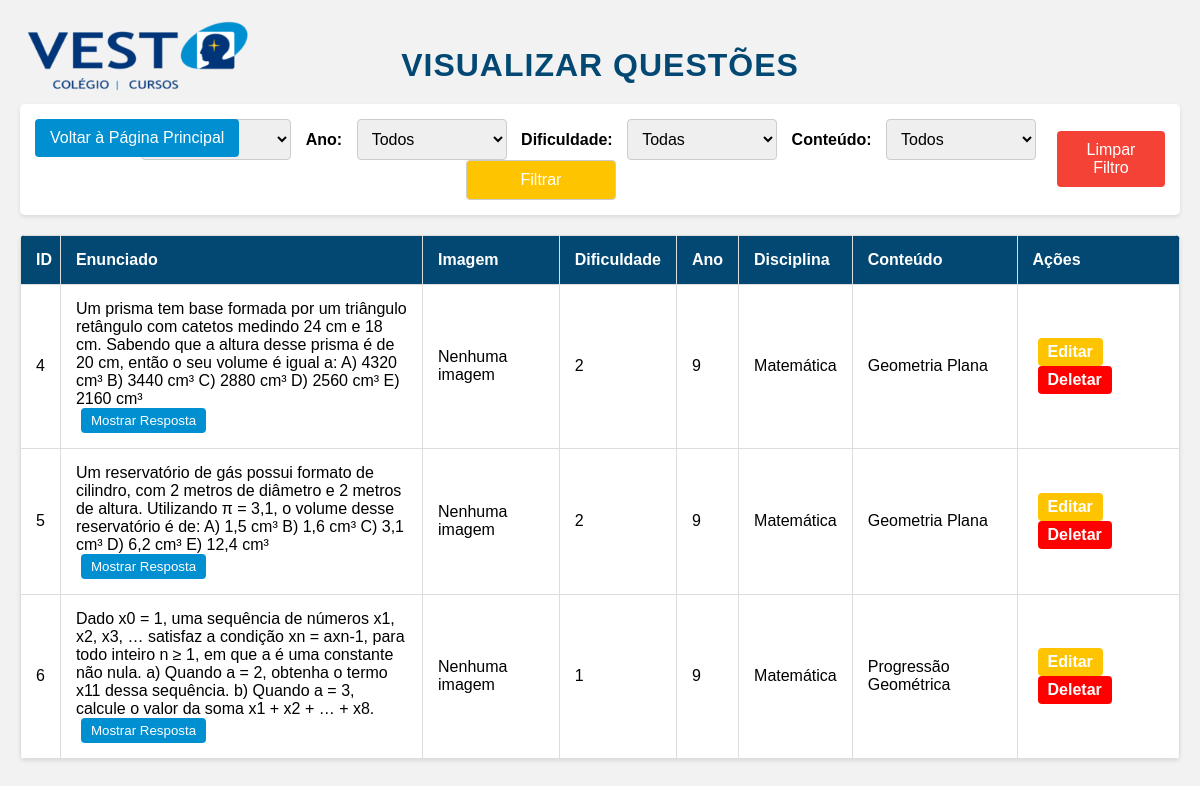
The app's page /view_questions?ano=9 (signed in) with its own data.
### tables this page shows
CREATE TABLE questions (
            id INTEGER PRIMARY KEY AUTOINCREMENT,
            enunciado TEXT NOT NULL,
            imagem TEXT,
            ano INTEGER NOT NULL CHECK(ano BETWEEN 1 AND 12),
            dificuldade INTEGER NOT NULL CHECK(dificuldade IN (1, 2, 3)),
            disciplina TEXT NOT NULL,
            conteudo TEXT NOT NULL,
            gabarito TEXT NOT NULL
        );

### app.py (the view)
@app.route('/view_questions')
def view_questions():
    if 'username' not in session:
        return redirect(url_for('login'))
    con = sqlite3.connect(DATABASE)
    cur = con.cursor()
    cur.execute('SELECT DISTINCT disciplina FROM questions')
    disciplinas = cur.fetchall()
    cur.execute('SELECT DISTINCT ano FROM questions ORDER BY ano')
    anos = cur.fetchall()
    cur.execute('SELECT DISTINCT dificuldade FROM questions ORDER BY dificuldade')
    dificuldades = cur.fetchall()
    disciplina = request.args.get('disciplina')
    ano = request.args.get('ano')
    dificuldade = request.args.get('dificuldade')
    conteudo = request.args.get('conteudo')
    query = 'SELECT DISTINCT conteudo FROM questions WHERE 1=1'
    params = []
    if disciplina:
        query += ' AND disciplina = ?'
        params.append(disciplina)
    if ano:
        query += ' AND ano = ?'
        params.append(ano)
    if dificuldade:
        query += ' AND dificuldade = ?'
        params.append(dificuldade)
    cur.execute(query, params)
    conteudos = cur.fetchall()
    if request.headers.get('X-Requested-With') == 'XMLHttpRequest':
        return jsonify(
            conteudos=[cont[0] for cont in conteudos],
            anos=[year[0] for year in anos],
            dificuldades=[dif[0] for dif in dificuldades]
        )
    query = 'SELECT * FROM questions WHERE 1=1'
    params = []
    if disciplina:
        query += ' AND disciplina = ?'
        params.append(disciplina)
    if ano:
        query += ' AND ano = ?'
        params.append(ano)
    if dificuldade:
        query += ' AND dificuldade = ?'
        params.append(dificuldade)
    if conteudo:
        query += ' AND conteudo = ?'
        params.append(conteudo)
    cur.execute(query, params)
    questions = cur.fetchall()
    con.close()
    return render_template('view_questions.html', questions=questions, disciplinas=disciplinas, anos=anos, dificuldades=dificuldades, conteudos=conteudos, selected_disciplina=disciplina, selected_ano=ano, selected_dificuldade=dificuldade, selected_conteudo=conteudo)

### templates/view_questions.html (shortened to what this page needs)
<!DOCTYPE html>
<html lang="pt-BR">
<head>
</head>
<body>
    <img src="static/uploads/logo.png" alt="logo" class="logo">
    <h2>Visualizar Questões</h2>
    <div class="filter-form">
        <a href="{{ url_for('index') }}" class="voltar">Voltar à Página Principal</a>
        <form action="{{ url_for('view_questions') }}" method="GET">
            <label for="disciplina">Disciplina:</label>
            <label for="ano">Ano:</label>
            <select id="ano" name="ano" onchange="updateFilters()">
                <option value="">Todos</option>
            </select>
            <label for="dificuldade">Dificuldade:</label>
            <select id="dificuldade" name="dificuldade" onchange="updateFilters()">
                <option value="">Todas</option>
            </select>
            <label for="conteudo">Conteúdo:</label>
            <select id="conteudo" name="conteudo">
                <option value="">Todos</option>
            </select>
            <input type="submit" value="Filtrar">
        </form>
        <button class="clear-filters" onclick="window.location.href='{{ url_for('view_questions') }}'">Limpar Filtro</button>
    </div>
    <div class="table-container">
        <table>
            <tr>
                <th class="id-col">ID</th>
                <th class="enunciado">Enunciado</th>
                <th>Imagem</th>
                <th class="small">Dificuldade</th>
                <th class="small">Ano</th>
                <th class="small">Disciplina</th>
                <th class="small">Conteúdo</th>
                <th>Ações</th>
            </tr>
            {% for question in questions %}
            <tr>
                <td>{{ question[0] }}</td>
                <td class="enunciado">
                    {{ question[1] | safe }}
                    <br>
                    <button class="mostrar-resposta" onclick="mostrarGabarito(this, 'gabarito-{{ question[0] }}')">Mostrar Resposta</button>
                </td>
                <td>
                    {% if question[2] %}
                        <img src="{{ url_for('static', filename='uploads/' + question[2].split('/')[-1]) }}" alt="Imagem da questão">
                    {% else %}
                        Nenhuma imagem
                    {% endif %}
                </td>
                <td class="small">{{ question[4] }}</td>
                <td class="small">{{ question[3] }}</td>
                <td class="small">{{ question[5] }}</td>
                <td class="small">{{ question[6] }}</td>
                <td>
                    {% if session['role'] == 'editor' %}
                        <a href="{{ url_for('edit_question', id=question[0]) }}"> <strong>Editar</strong> </a>
                        <a href="{{ url_for('delete_question', id=question[0]) }}" class="deletar" onclick="return confirm('Tem certeza que deseja deletar esta questão?');"> <strong>Deletar</strong></a>
                    {% endif %}
                </td>
            </tr>
            {% endfor %}
        </table>
    </div>
</body>
</html>

### templates/view_questions.html (style rules this page uses)
body { font-family: Arial, sans-serif; background-color: #f2f2f2; margin: 0; padding: 20px; position: relative; }
.logo { position: absolute; top: 15px; left: 20px; max-width: 230px; }
h2 { text-align: center; margin-bottom: 20px; color: #024873; text-transform: uppercase; font-size: 2em; letter-spacing: 1px; }
.filter-form { margin-bottom: 20px; text-align: center; background-color: #fff; padding: 15px; border-radius: 5px; box-shadow: 0 2px 4px rgba(0, 0, 0, 0.1); position: relative; display: flex; align-items: center; justify-content: center; }
.filter-form label { margin-right: 10px; font-weight: bold; }
.filter-form select, .filter-form input[type="submit"] { padding: 10px; font-size: 16px; margin-right: 10px; border: 1px solid #ccc; border-radius: 4px; width: 150px; }
.filter-form input[type="submit"] { background-color: #ffc400; color: white; cursor: pointer; transition: background-color 0.3s ease; }
.clear-filters { background-color: #f44336; color: white; border: none; padding: 10px 15px; cursor: pointer; border-radius: 4px; font-size: 16px; transition: background-color 0.3s ease; }
.table-container { max-height: 800px; overflow-y: auto; background-color: #fff; border-radius: 5px; box-shadow: 0 2px 4px rgba(0, 0, 0, 0.1); margin-top: 20px; }
table { width: 100%; border-collapse: collapse; }
th, td { padding: 15px; text-align: left; border: 1px solid #ddd; }
th { background-color: #024873; color: white; }
.id-col { max-width: 1px; }
.enunciado { max-width: 500px; overflow-wrap: break-word; }
td a, .mostrar-resposta { display: inline-block; margin: 0 5px; padding: 5px 10px; text-decoration: none; border-radius: 4px; transition: background-color 0.3s ease; }
td a { background-color: #ffc400; color: white; }
td a.deletar { background-color: red; color: white; }
.mostrar-resposta { background-color: #008FD0; color: white; border: none; padding: 5px 10px; cursor: pointer; transition: background-color 0.3s ease; }
.voltar { position: absolute; left: 15px; top: 15px; padding: 10px 15px; background-color: #008FD0; color: white; text-decoration: none; border-radius: 4px; transition: background-color 0.3s ease; }

### records on screen
questions: id "4", enunciado "Um prisma tem base formada por um triângulo retângulo com catetos medindo 24 cm e 18 cm. Sabendo que a altura desse prisma é de 20 cm, então o seu volume é igual a: A) 4320 cm³ B) 3440 cm³ C) 2880 cm³ D) 2560 cm³ E) 2160 cm³", dificuldade "2", ano "9", disciplina "Matemática", conteudo "Geometria Plana"
questions: id "5", enunciado "Um reservatório de gás possui formato de cilindro, com 2 metros de diâmetro e 2 metros de altura. Utilizando π = 3,1, o volume desse reservatório é de: A) 1,5 cm³ B) 1,6 cm³ C) 3,1 cm³ D) 6,2 cm³ E) 12,4 cm³", dificuldade "2", ano "9", disciplina "Matemática", conteudo "Geometria Plana"
questions: id "6", enunciado "Dado x0 = 1, uma sequência de números x1, x2, x3, … satisfaz a condição xn = axn-1, para todo inteiro n ≥ 1, em que a é uma constante não nula. a) Quando a = 2, obtenha o termo x11 dessa sequência. b) Quando a = 3, calcule o valor da soma x1 + x2 + … + x8.", dificuldade "1", ano "9", disciplina "Matemática", conteudo "Progressão Geométrica"
